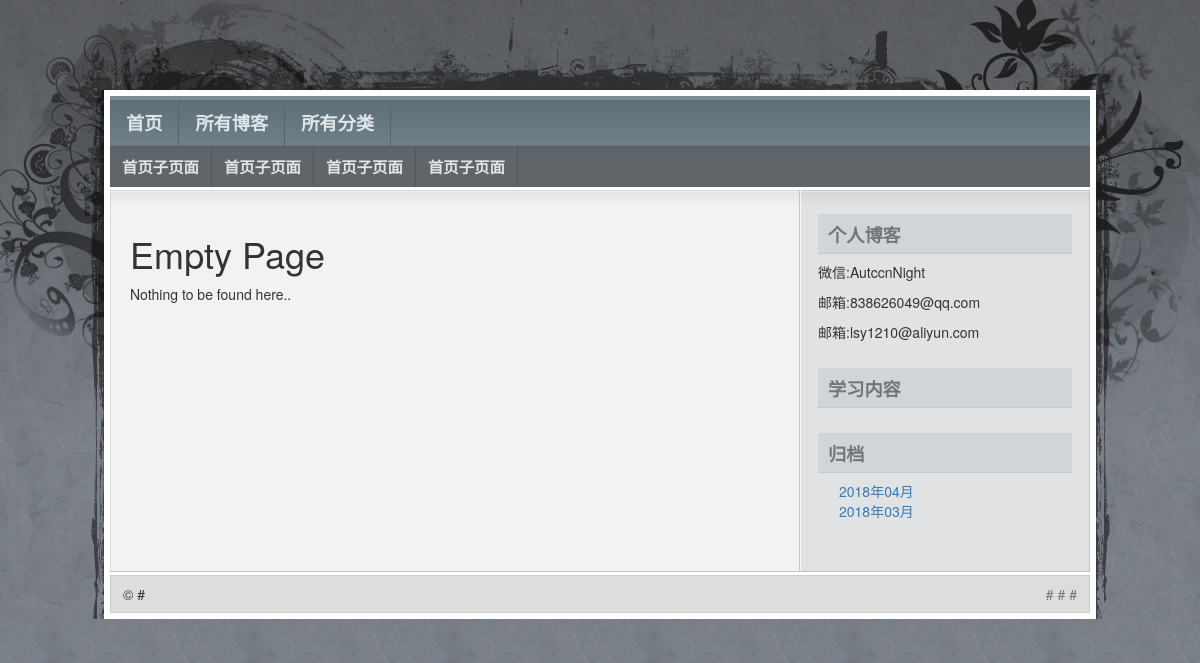
Before: /blog/waiting3.html/ with the older database file.
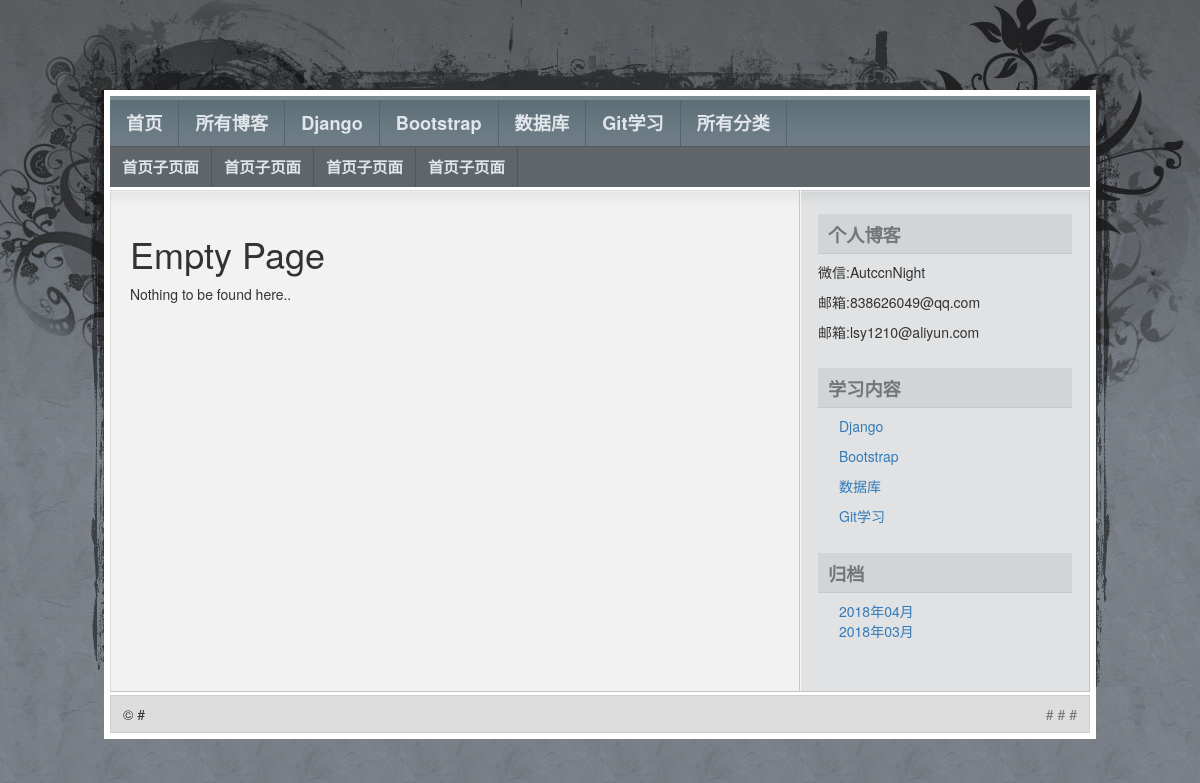
After: the same page with the newer database file.
### blog/models.py (models this page shows, shortened)
class BaseType(models.Model):
    type_name = models.CharField(max_length=50,verbose_name='类型名称')
    class Meta:
        verbose_name = "博客大类型"
        verbose_name_plural = verbose_name

### blog/views.py (the view)
# urls.py: path('waiting3.html/', views.waiting3, name='waiting3'),
def waiting3(request):
    return render(request,'waiting3.html',locals())

### blog/views.py (called while the page is built)
def gobal(request):
    base_types = BaseType.objects.all()
    ''' 获取所有的细分类'''
    all_categorys = BlogType.objects.all()
    ''
    ''' 获取大分类下的细分类'''
    ''' 获取所有的日期'''
    all_dates = Blog.objects.dates("created_time", 'month', order='DESC')
    ''' 获取所有的文章'''
    all_blogs = Blog.objects.all().order_by('-created_time')
    ''' 获取最近五篇文章'''
    recent_blogs = all_blogs[:5]
    '''dates(field, kind, order='ASC')三个参数为：字段，类型，和排序方法，ASC（正序）和DESC（倒序）'''
    all_dates = Blog.objects.dates("created_time", 'month', order='DESC')
    return locals()

### mysite/views.py (called while the page is built)
def gobal(request):
    base_types = BaseType.objects.all()
    ''' 获取所有的细分类'''
    all_categorys = BlogType.objects.all()
    ''' 获取所有的日期'''
    all_dates = Blog.objects.dates("created_time", 'month', order='DESC')
    ''' 获取所有的文章'''
    all_blogs = Blog.objects.all().order_by('-created_time')
    ''' 获取最近五篇文章'''
    recent_blogs = all_blogs[:5]
    '''dates(field, kind, order='ASC')三个参数为：字段，类型，和排序方法，ASC（正序）和DESC（倒序）'''
    all_dates = Blog.objects.dates("created_time", 'month', order='DESC')
    return locals()

### templates/waiting3.html (shortened to what this page needs)
{% extends 'index.html' %}
{% load static from staticfiles %}
{% block left %}
    <div class="left" id="content_wrapper">
				<div id="content">
					<h1>Empty Page</h1>
					<p>Nothing to be found here..</p>
				</div>
			</div>
{% endblock %}

### templates/index.html (shortened to what this page needs)
{% load static from staticfiles %}
<!DOCTYPE html>
<html>
<head>
    <link rel="stylesheet" type="text/css" href="{% static 'css/style.css' %}" media="screen"/>
    <link rel="stylesheet" href="https://cdn.bootcss.com/bootstrap/3.3.7/css/bootstrap.min.css"
>
</head>
<body id="top">
<div id="layout_wrapper">
    <div id="layout_wrapper2">
        <div id="layout_wrapper3">
            <div id="layout_wrapper4">
                <div id="navigation">
                    <div id="nav">
                        <ul class="tabbed">
                            <li><a href="{% url 'home' %}">首页</a></li>
                            <li> <a href="{% url 'blog:blog_list' %}">所有博客</a>
                            </li>
                            {% for base in base_types %}
                            <li><a href="{% url 'blog:base_categorys' base.pk %}">{{base.type_name}}</a></li>
                            {% endfor %}
                            <li><a href="{% url 'blog:all_categorys' %}">所有分类</a></li>
                        </ul>
                    </div>
                    {% block sub %}
                        <div id="subnav">
                            <ul class="tabbed">
                                <li class="current_page_item"><a href="#">首页子页面</a></li>
                                <li><a href="#">首页子页面</a></li>
                                <li><a href="#">首页子页面</a></li>
                                <li><a href="#">首页子页面</a></li>
                            </ul>
                        </div>
                    {% endblock %}
                </div>
                <div id="main_wrapper">
                    <div id="main">
                        {% block left %}{% endblock %}
                        <div class="right" id="sidebar_wrapper">
                            <div id="sidebar">
                                <div class="box">
                                    <div class="box_title">个人博客</div>
                                    <div class="box_content">
                                        <p>微信:AutccnNight</p>
                                        <p>邮箱:838626049@qq.com</p>
                                        <p>邮箱:lsy1210@aliyun.com</p>
                                    </div>
                                </div>
                                <div class="box">
                                    <div class="box_title">学习内容</div>
                                    <div class="box_content">
                                        {% for base in base_types%}
                                        <ul>
                                            <li><a href="{% url 'blog:base_categorys' base.pk %}">{{ base.type_name}}</a></li>
                                        </ul>
                                         {% endfor %}
                                    </div>
                                </div>
                                <div class="box">
                                    <div class="box_title">归档</div>
                                    <div class="box_content">
                                        <ul>
                                            {% for date in all_dates %}
                                                <li>
                                                    <a href="{% url 'blog:archieve_blogs' date.year date.month %}">
                                                        {{ date|date:"Y年m月" }}</a>&nbsp;&nbsp;
                                                </li>
                                            {% endfor %}
                                        </ul>
                                    </div>
                                </div>
                            </div>
                        </div>
                    </div>
                </div>
                <div id="footer">
                    <div class="left">
                        &copy; #
                    </div>
                    <div class="right">
                        <a href="#">#</a> # <a href="#">#</a>
                    </div>
                </div>
            </div>
        </div>
    </div>
</div>
</body>
</html>

Changed rows visible on the page:
added BaseType: type_name "Django"
added BaseType: type_name "Bootstrap"
added BaseType: type_name "数据库"
added BaseType: type_name "Git学习"
